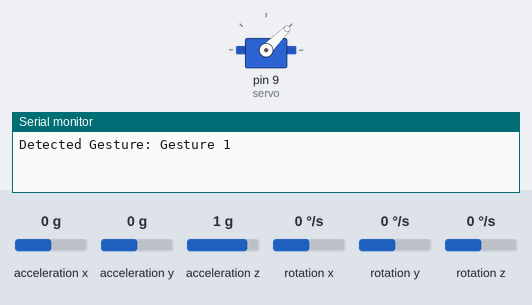
A sketch run on a simulated Arduino Uno, built with avr-gcc and run on an emulated ATmega328P. Shown: servo, the last lines printed to the serial monitor. Inputs (shaded band) come from the test bench; at power-on: acceleration y 0 g, acceleration x 0 g, acceleration z 1 g, rotation x 0 °/s, rotation y 0 °/s, rotation z 0 °/s.

Above: at 1.2 s.
1.3 s: acceleration y set to -0.2 g
At 2.5 s:
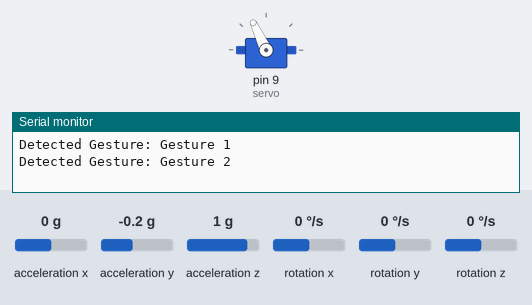
2.8 s: acceleration y set to 0 g
At 3.8 s:
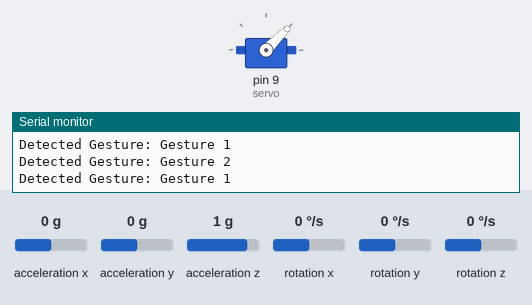
4.3 s: acceleration y set to -1.4 g
At 4.9 s:
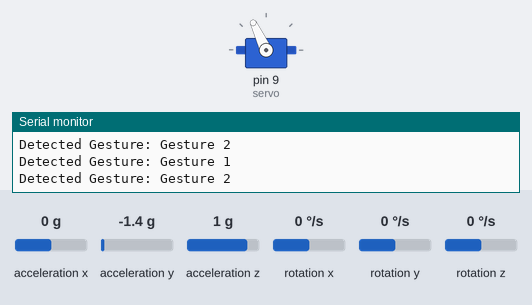
Timing chart, 0 to 7.3 s (numbered marks = the images above; inputs shaded):
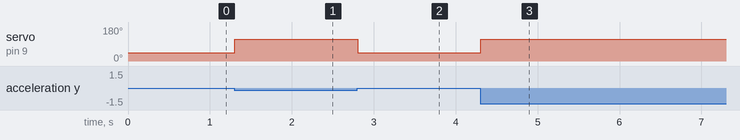

Measured:
- the behaviour switches between 0 and -0.1 g on acceleration y (found by bisection; images 0 and 1)
- after the input at 1.3 s, servo on pin 9 (servo): 45° → 115° at once
- after the input at 2.8 s, servo on pin 9 (servo): 115° → 45° at once
- after the input at 4.3 s, servo on pin 9 (servo): 45° → 115° at once

The sketch:

gyro1.ino
```cpp
#include <Wire.h>
#include <MPU6050.h>
#include <Servo.h>
Servo servo;
MPU6050 mpu;

const int threshold = 122;
int previousGesture = -1;

void setup() {
Serial.begin(9600);
servo.attach(9);
pinMode(9, OUTPUT);
Wire.begin();
mpu.initialize();
}
void loop() {

int gesture = detectGesture();

    if (gesture != previousGesture) {

      if (gesture == 1) {
        Serial.println("Detected Gesture: Gesture 1");
        servo.write(45);
      // Perform an action for Gesture 1
      } else if (gesture == 2) {
        Serial.println("Detected Gesture: Gesture 2");
        servo.write(115);
      // Perform an action for Gesture 2
      }
    }
// Add more gesture cases as needed
previousGesture = gesture;

}

int detectGesture() {
      int16_t ax, ay, az;
      int16_t gx, gy, gz;
      int pitch;
      mpu.getMotion6(&ax, &ay, &az, &gx, &gy, &gz);
      pitch = map(ay, -17000, 17000, 0, 255);
      // Perform gesture recognition here based on sensor data
      // Define conditions to recognize specific gestures
      if (pitch >= threshold) {
      return 1; // Gesture 1
      } else if (pitch < threshold) {
      return 2; // Gesture 2
      }
      // Add more gesture conditions as needed
      return 0; // No gesture detected
}
```
